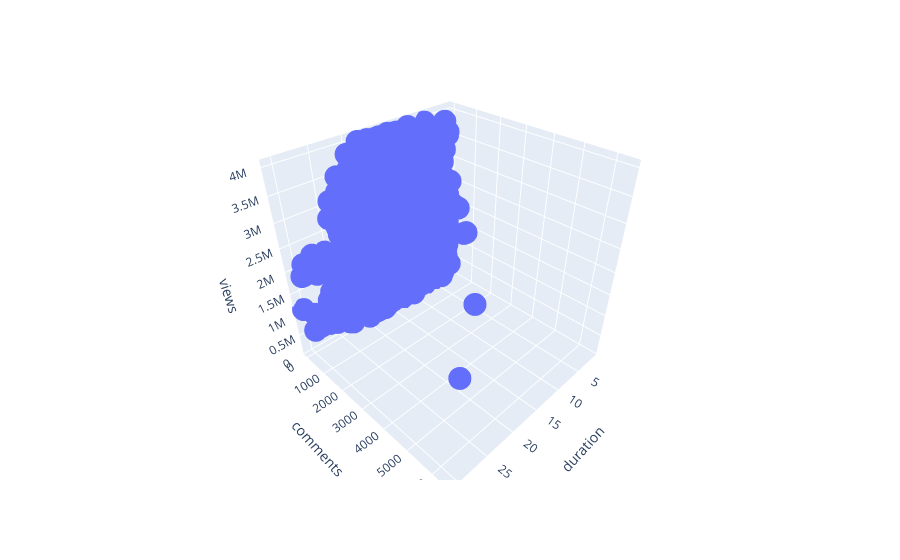

The notebook cell saved with this chart:
### Code cell
# plot 3D scatter plot of comments, duration and our target column views using plotly library.

fig = px.scatter_3d(df, x=df['duration'], y=df['comments'], z=df['views'])

fig.show()

### Figure 1 — Plotly figure (JSON) as saved in the notebook; plotly's stock layout.template omitted (floating-point values rounded to 4 significant figures; data arrays with more than 128 entries replaced by an {"elided": "..."} marker saying what was removed)
{"data": [{"hovertemplate": "duration=%{x}<br>comments=%{y}<br>views=%{z}<extra></extra>", "legendgroup": "", "marker": {"color": "#636efa", "symbol": "circle"}, "mode": "markers", "name": "", "scene": "scene", "showlegend": false, "type": "scatter3d", "x": {"elided": "4005 float values"}, "y": {"elided": "4005 int values"}, "z": {"elided": "4005 float values"}}], "layout": {"legend": {"tracegroupgap": 0}, "margin": {"t": 60}, "scene": {"domain": {"x": [0, 1], "y": [0, 1]}, "xaxis": {"title": {"text": "duration"}}, "yaxis": {"title": {"text": "comments"}}, "zaxis": {"title": {"text": "views"}}}}}
